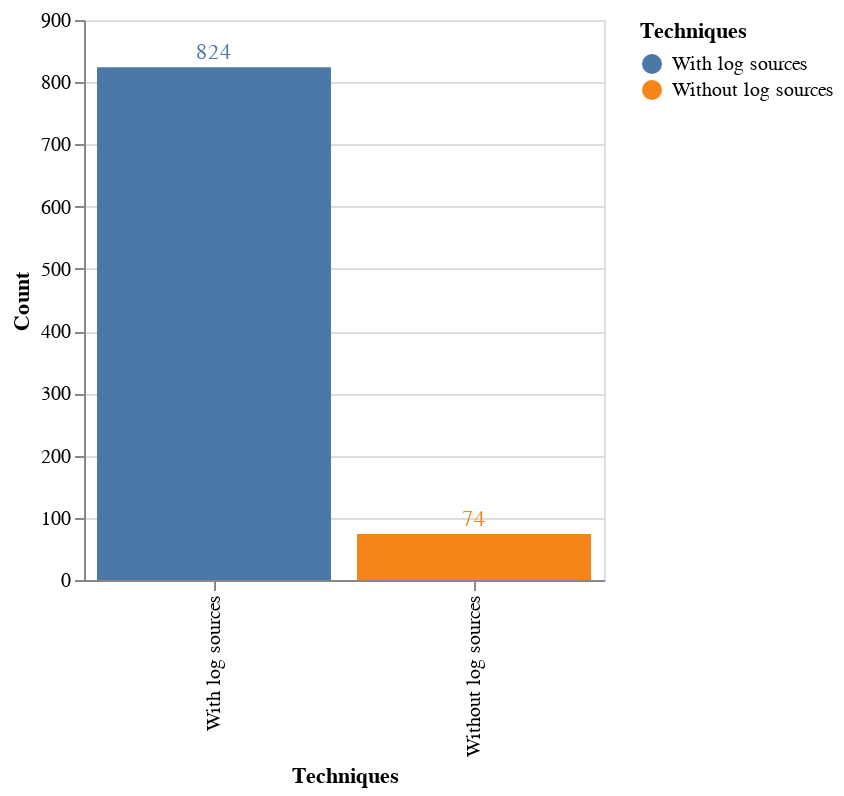

The cell this chart's notebook holds for it:
### Markdown cell above
## Techniques With and Without Log Source References

### Code cell
dist = pd.DataFrame(
    {
        'Techniques': ['Without log sources', 'With log sources'],
        'Count': [int((df['log_sources_count'] == 0).sum()), int((df['log_sources_count'] > 0).sum())],
    }
)

bars = alt.Chart(dist).mark_bar().encode(x='Techniques', y='Count', color='Techniques').properties(width=260, height=280)
text = bars.mark_text(align='center', baseline='bottom', dy=-2).encode(text='Count')
(bars + text)

### Figure 1 — Vega-Lite specification as saved in the notebook (floating-point values rounded to 4 significant figures)
{"config": {"view": {"continuousWidth": 300, "continuousHeight": 300}}, "layer": [{"mark": {"type": "bar"}, "encoding": {"color": {"field": "Techniques", "type": "nominal"}, "x": {"field": "Techniques", "type": "nominal"}, "y": {"field": "Count", "type": "quantitative"}}}, {"mark": {"type": "text", "align": "center", "baseline": "bottom", "dy": -2}, "encoding": {"color": {"field": "Techniques", "type": "nominal"}, "text": {"field": "Count", "type": "quantitative"}, "x": {"field": "Techniques", "type": "nominal"}, "y": {"field": "Count", "type": "quantitative"}}}], "data": {"name": "data-cca6b60bead423c3ebb02773dc892970"}, "height": 280, "width": 260, "$schema": "https://vega.github.io/schema/vega-lite/v6.1.0.json", "datasets": {"data-cca6b60bead423c3ebb02773dc892970": [{"Techniques": "Without log sources", "Count": 74}, {"Techniques": "With log sources", "Count": 824}]}}
